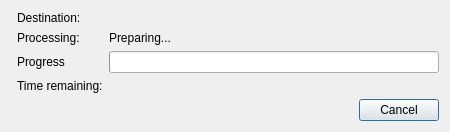
<?xml version="1.0" encoding="UTF-8"?>
<ui version="4.0">
 <class>FileOperationDialog</class>
 <widget class="QDialog" name="FileOperationDialog">
  <property name="geometry">
   <rect>
    <x>0</x>
    <y>0</y>
    <width>450</width>
    <height>131</height>
   </rect>
  </property>
  <property name="windowTitle">
   <string/>
  </property>
  <layout class="QFormLayout" name="formLayout_2">
   <item row="0" column="1">
    <layout class="QFormLayout" name="formLayout">
     <property name="fieldGrowthPolicy">
      <enum>QFormLayout::AllNonFixedFieldsGrow</enum>
     </property>
     <item row="0" column="0">
      <widget class="QLabel" name="destLabel">
       <property name="text">
        <string>Destination:</string>
       </property>
      </widget>
     </item>
     <item row="0" column="1">
      <widget class="QLabel" name="dest">
       <property name="sizePolicy">
        <sizepolicy hsizetype="Preferred" vsizetype="Fixed">
         <horstretch>0</horstretch>
         <verstretch>0</verstretch>
        </sizepolicy>
       </property>
       <property name="text">
        <string/>
       </property>
       <property name="wordWrap">
        <bool>true</bool>
       </property>
      </widget>
     </item>
     <item row="1" column="0">
      <widget class="QLabel" name="label_3">
       <property name="text">
        <string>Processing:</string>
       </property>
      </widget>
     </item>
     <item row="1" column="1">
      <widget class="QLabel" name="curFile">
       <property name="sizePolicy">
        <sizepolicy hsizetype="Preferred" vsizetype="Fixed">
         <horstretch>0</horstretch>
         <verstretch>0</verstretch>
        </sizepolicy>
       </property>
       <property name="text">
        <string>Preparing...</string>
       </property>
      </widget>
     </item>
     <item row="2" column="0">
      <widget class="QLabel" name="label_4">
       <property name="text">
        <string>Progress</string>
       </property>
      </widget>
     </item>
     <item row="2" column="1">
      <widget class="QProgressBar" name="progressBar">
       <property name="alignment">
        <set>Qt::AlignCenter</set>
       </property>
      </widget>
     </item>
     <item row="3" column="0">
      <widget class="QLabel" name="label_5">
       <property name="sizePolicy">
        <sizepolicy hsizetype="Preferred" vsizetype="Preferred">
         <horstretch>0</horstretch>
         <verstretch>0</verstretch>
        </sizepolicy>
       </property>
       <property name="text">
        <string>Time remaining:</string>
       </property>
      </widget>
     </item>
     <item row="3" column="1">
      <widget class="QLabel" name="timeRemaining">
       <property name="sizePolicy">
        <sizepolicy hsizetype="Preferred" vsizetype="Fixed">
         <horstretch>0</horstretch>
         <verstretch>0</verstretch>
        </sizepolicy>
       </property>
       <property name="text">
        <string/>
       </property>
      </widget>
     </item>
    </layout>
   </item>
   <item row="1" column="0" colspan="2">
    <widget class="QDialogButtonBox" name="buttonBox">
     <property name="orientation">
      <enum>Qt::Horizontal</enum>
     </property>
     <property name="standardButtons">
      <set>QDialogButtonBox::Cancel</set>
     </property>
    </widget>
   </item>
  </layout>
 </widget>
 <resources/>
 <connections>
  <connection>
   <sender>buttonBox</sender>
   <signal>accepted()</signal>
   <receiver>FileOperationDialog</receiver>
   <slot>accept()</slot>
   <hints>
    <hint type="sourcelabel">
     <x>248</x>
     <y>254</y>
    </hint>
    <hint type="destinationlabel">
     <x>157</x>
     <y>274</y>
    </hint>
   </hints>
  </connection>
  <connection>
   <sender>buttonBox</sender>
   <signal>rejected()</signal>
   <receiver>FileOperationDialog</receiver>
   <slot>reject()</slot>
   <hints>
    <hint type="sourcelabel">
     <x>316</x>
     <y>260</y>
    </hint>
    <hint type="destinationlabel">
     <x>286</x>
     <y>274</y>
    </hint>
   </hints>
  </connection>
 </connections>
</ui>
